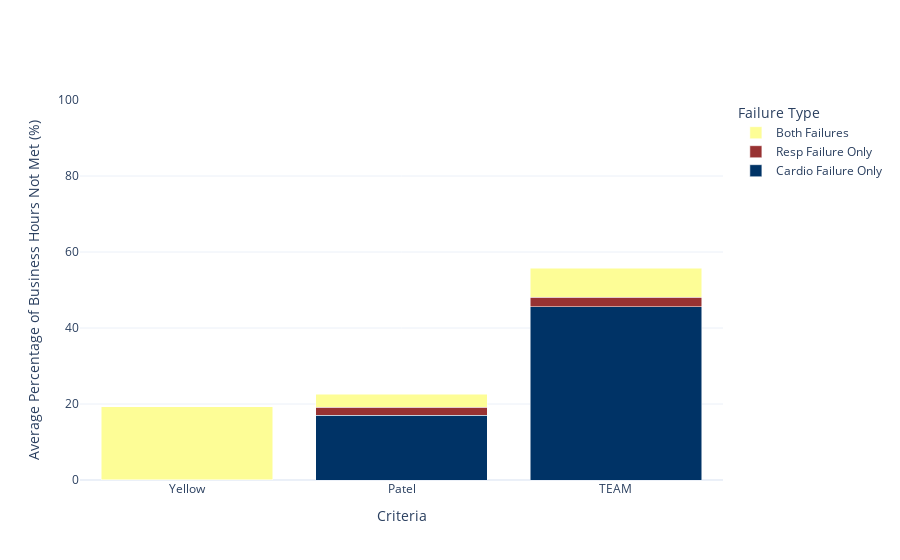

The code cell stored with this chart in its notebook:
### Code cell
# Create a stacked bar plot using Plotly
fig = go.Figure()

# Add bars for Cardio Failure Only
fig.add_trace(go.Bar(
    x=avg_failure_percentages['Criteria'],
    y=avg_failure_percentages['Cardio Failure Only'],
    name='Cardio Failure Only',
    marker_color='#003366'  # Dark Blue
))

# Add bars for Resp Failure Only
fig.add_trace(go.Bar(
    x=avg_failure_percentages['Criteria'],
    y=avg_failure_percentages['Resp Failure Only'],
    name='Resp Failure Only',
    marker_color='#983232'  # Maroon
))

# Add bars for Both Failures
fig.add_trace(go.Bar(
    x=avg_failure_percentages['Criteria'],
    y=avg_failure_percentages['Both Failures'],
    name='Both Failures',
    marker_color='#fdfd96'  # Pastel Yellow
))

# Customize the layout
fig.update_layout(
    barmode='stack',
    xaxis_title='Criteria',
    yaxis_title='Average Percentage of Business Hours Not Met (%)',
    yaxis=dict(range=[0, 100]),
    template='plotly_white',
    legend_title='Failure Type'
)

# Show the plot
fig.show()

### Figure 1 — Plotly figure (JSON) as saved in the notebook; plotly's stock layout.template omitted (floating-point values rounded to 4 significant figures)
{"data": [{"marker": {"color": "#003366"}, "name": "Cardio Failure Only", "type": "bar", "x": ["Yellow", "Patel", "TEAM"], "y": [0.02579, 17.07, 45.62]}, {"marker": {"color": "#983232"}, "name": "Resp Failure Only", "type": "bar", "x": ["Yellow", "Patel", "TEAM"], "y": [0, 2.032, 2.505]}, {"marker": {"color": "#fdfd96"}, "name": "Both Failures", "type": "bar", "x": ["Yellow", "Patel", "TEAM"], "y": [19.2, 3.453, 7.591]}], "layout": {"barmode": "stack", "legend": {"title": {"text": "Failure Type"}}, "xaxis": {"title": {"text": "Criteria"}}, "yaxis": {"range": [0, 100], "title": {"text": "Average Percentage of Business Hours Not Met (%)"}}}}
